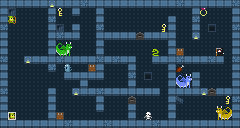

Rendered tile map (Tiled .tmx) drawn with the repository's tilesets; below, a short description and the map source with its tile grids summarised:
An orthogonal 30x16 tile map with 8x8 px tiles, 6 tile layers (Floor, Walls, Characters, Objects, ...), 5 tilesets and 3 objects.

<map version="1.2" tiledversion="1.2.0" orientation="orthogonal" renderorder="right-down" width="30" height="16" tilewidth="8" tileheight="8" infinite="0" nextlayerid="9" nextobjectid="4">
 <properties>
  <property name="allowZoom" type="bool" value="false" />
  <property name="doubles" value="1.2, 5.4, 12, 18.25" />
  <property name="gridColor" type="color" value="#e2f58823" />
  <property name="integers" value=" 0,1,2 ,3,4,5,6,7 ,8,9, 10" />
  <property name="strings" value="tom,dick , harry" />
 </properties>
 <tileset firstgid="1" source="environment-8x8.tsx" />
 <tileset firstgid="46" source="characters-8x8.tsx" />
 <tileset firstgid="74" source="items-8x8.tsx" />
 <tileset firstgid="90" source="portraits-8x8.tsx" />
 <tileset firstgid="104" source="monsters-16x16.tsx" />
 <layer id="1" name="Floor" width="30" height="16">
  <data>[480 cells, 480 non-empty, 5 distinct tile ids]</data>
 </layer>
 <layer id="3" name="Walls" width="30" height="16">
  <data>[480 cells, 184 non-empty, 6 distinct tile ids]</data>
 </layer>
 <layer id="4" name="Characters" width="30" height="16">
  <data>[480 cells, 5 non-empty, 5 distinct tile ids]</data>
 </layer>
 <layer id="6" name="Objects" width="30" height="16">
  <data>[480 cells, 12 non-empty, 6 distinct tile ids]</data>
 </layer>
 <layer id="5" name="Monsters" width="30" height="16">
  <data>[480 cells, 11 non-empty, 8 distinct tile ids]</data>
 </layer>
 <layer id="2" name="HUD" width="30" height="16">
  <data>[480 cells, 1 non-empty, 1 distinct tile ids]</data>
 </layer>
 <objectgroup id="7" name="Collision">
  <object id="1" x="56" y="40" width="16" height="16" />
  <object id="2" x="176" y="72" width="16" height="16" />
  <object id="3" x="216" y="104" width="16" height="16" />
 </objectgroup>
</map>
